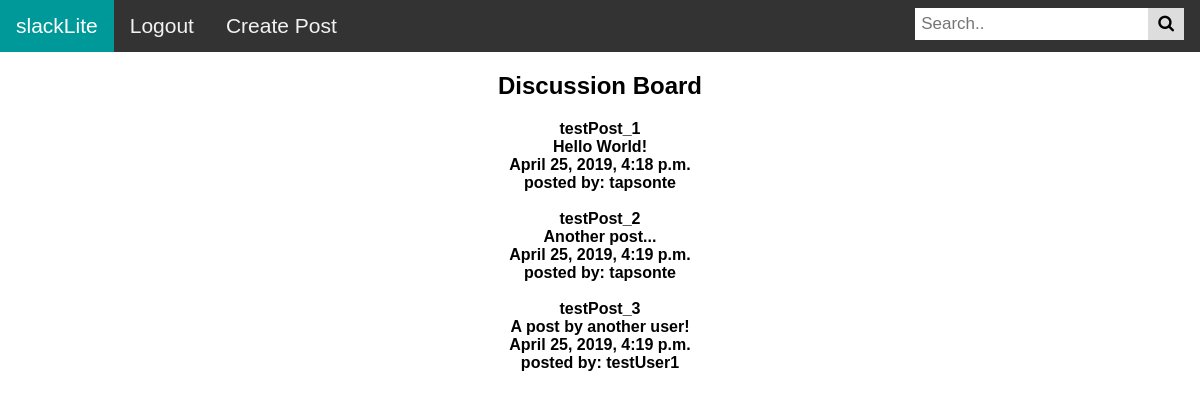
The app's page /e/tapsonte/disc/, older data.
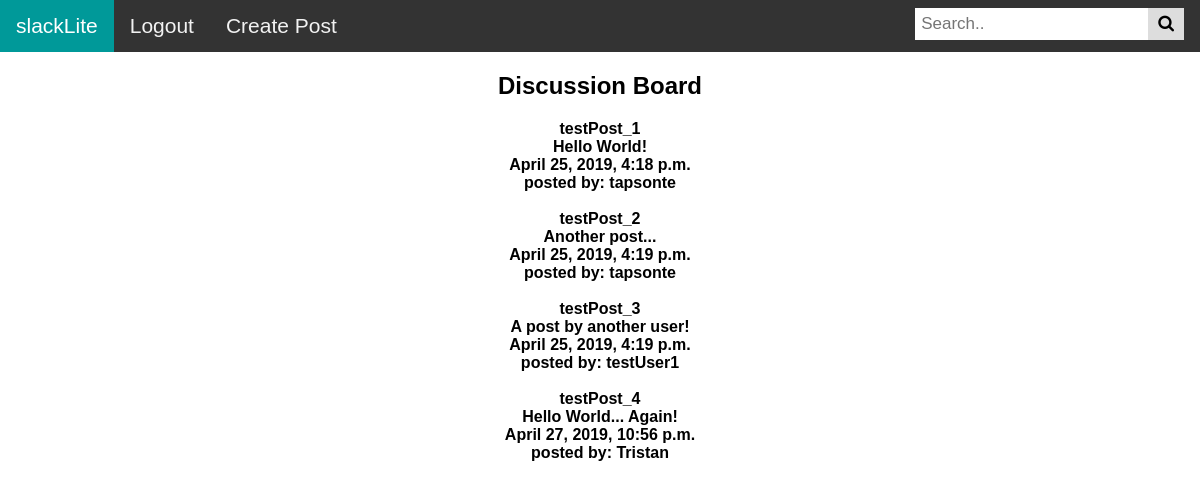
The same page, newer data.
### posts/models.py (models this page shows, shortened)
class Post(models.Model):
    title = models.CharField(max_length = 125)
    author = models.CharField(max_length = 125, default = '')
    content = models.TextField()
    updated = models.DateTimeField(auto_now = True, auto_now_add = False)
    timestamp = models.DateTimeField(auto_now = False, auto_now_add = True)

### posts/views.py (the view)
def disc(request):
    query_db = ( Post.objects.all())
    context = { "titleU": "Discussion Board", "query_db": query_db }
    return render(request, IndexView.template_name_disc, context)

### templates/disc.html (shortened to what this page needs)
{% load static from staticfiles %}
<!DOCTYPE html>
<html>
<head>
<link rel="stylesheet" href="https://cdnjs.cloudflare.com/ajax/libs/font-awesome/4.7.0/css/font-awesome.min.css">
</head>
<body>
<div class="topnav">
  <a class="active"> slackLite </a>
  <a href="//mac1xa3.ca/e/tapsonte/">Logout</a>
  <a href="//mac1xa3.ca/e/tapsonte/update/">Create Post</a>
  <div class="search-container">
	  <form action = ''>
	    <input type="text" placeholder="Search.." name="search">
      <button type="submit"><i class="fa fa-search"></i></button>
      </form>
  </div>
</div>
{% block content %}
<div class="disc-form">
	<center>
        <h2> {{ titleU }} </h2>
        <form method = 'POST' action = ''>{% csrf_token %}
		{% for obj in query_db %}
                {{ obj.title }}<br/>
		{{ obj.content }}<br/>
                {{ obj.timestamp }}<br/>
                posted by: {{ obj.author }}<br/>
                <br/>
		{% endfor %}
                </center>
</div>
{% endblock content %}
</body>
</html>

### templates/disc.html (style rules this page uses)
* { box-sizing: border-box; }
body { margin: 0; font-family: Arial, Helvetica, sans-serif; }
.topnav { overflow: hidden; background-color: #333; }
.topnav a { overflow: auto; float: left; color: #f2f2f2; text-align: center; padding: 14px 16px; text-decoration: none; font-size: 21px; font-family: Arial; }
.topnav a.active { background-color: #009999; color: white; }
.disc-form { font-family: Arial; font-weight: bold; font-size: 25; color: black; text-align:left; }
.topnav .search-container { float: right; }
.topnav input[type=text] { padding: 6px; margin-top: 8px; font-size: 17px; border: none; }
.topnav .search-container button { float: right; padding: 6px 10px; margin-top: 8px; margin-right: 16px; background: #ddd; font-size: 17px; border: none; cursor: pointer; }

Row changes from the older to the newer data that the page shows:
added Post: title "testPost_4", content "Hello World... Again!", timestamp "April 27, 2019, 10:56 p.m.", author "Tristan"
